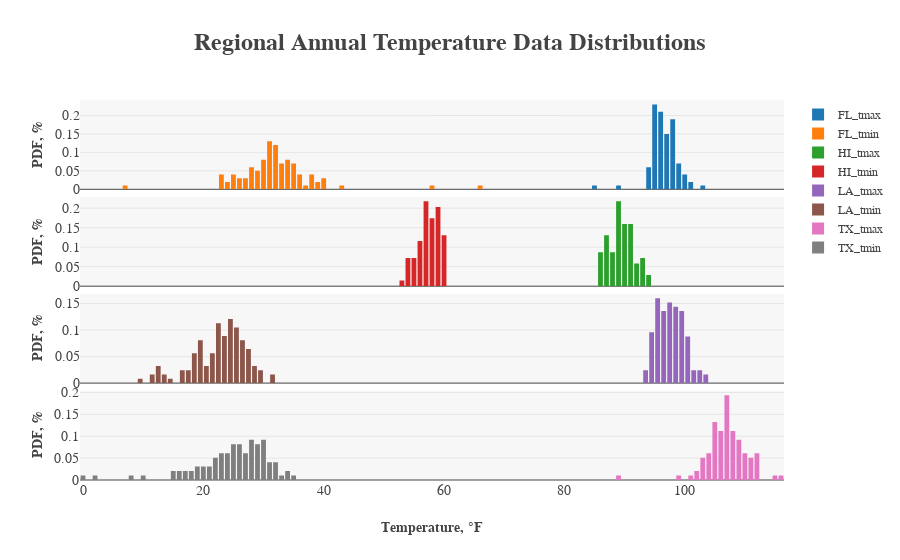

Notebook code for this chart:
### Markdown cell above
***
### Investigate the Distributions

### Code cell
# Inspect the temperature data distributions
print("FL_tmin mean={0:.1f}{4}F and standard deviation={1:.2f}{4}F and FL_tmax mean={2:.1f}{4}F and standard deviation={3:.2f}{4}F" \
      .format(np.mean(df_weather["TMIN"]["FL"]), np.std(df_weather["TMIN"]["FL"]), \
              np.mean(df_weather["TMAX"]["FL"]), np.std(df_weather["TMAX"]["FL"]), u'\xb0'))
print("HI_tmin mean={0:.1f}{4}F and standard deviation={1:.2f}{4}F and HI_tmax mean={2:.1f}{4}F and standard deviation={3:.2f}{4}F" \
      .format(np.mean(df_weather["TMIN"]["HI"]), np.std(df_weather["TMIN"]["HI"]), \
              np.mean(df_weather["TMAX"]["HI"]), np.std(df_weather["TMAX"]["HI"]), u'\xb0'))
print("LA_tmin mean={0:.1f}{4}F and standard deviation={1:.2f}{4}F and LA_tmax mean={2:.1f}{4}F and standard deviation={3:.2f}{4}F" \
      .format(np.mean(df_weather["TMIN"]["LA"]), np.std(df_weather["TMIN"]["LA"]), \
              np.mean(df_weather["TMAX"]["LA"]), np.std(df_weather["TMAX"]["LA"]), u'\xb0'))
print("TX_tmin mean={0:.1f}{4}F and standard deviation={1:.2f}{4}F and TX_tmax mean={2:.1f}{4}F and standard deviation={3:.2f}{4}F" \
      .format(np.mean(df_weather["TMIN"]["TX"]), np.std(df_weather["TMIN"]["TX"]), \
              np.mean(df_weather["TMAX"]["TX"]), np.std(df_weather["TMAX"]["TX"]), u'\xb0'))

trace0 = py.graph_objs.Histogram(name="FL_tmax", x=df_weather["TMAX"]["FL"], histnorm="probability")
trace1 = py.graph_objs.Histogram(name="FL_tmin", x=df_weather["TMIN"]["FL"], histnorm="probability")
trace2 = py.graph_objs.Histogram(name="HI_tmax", x=df_weather["TMAX"]["HI"], histnorm="probability")
trace3 = py.graph_objs.Histogram(name="HI_tmin", x=df_weather["TMIN"]["HI"], histnorm="probability")
trace4 = py.graph_objs.Histogram(name="LA_tmax", x=df_weather["TMAX"]["LA"], histnorm="probability")
trace5 = py.graph_objs.Histogram(name="LA_tmin", x=df_weather["TMIN"]["LA"], histnorm="probability")
trace6 = py.graph_objs.Histogram(name="TX_tmax", x=df_weather["TMAX"]["TX"], histnorm="probability")
trace7 = py.graph_objs.Histogram(name="TX_tmin", x=df_weather["TMIN"]["TX"], histnorm="probability")

print()
fig = py.tools.make_subplots(rows=4, cols=1, shared_xaxes=True, vertical_spacing=0.02)
fig.append_trace(trace0, 1, 1)
fig.append_trace(trace1, 1, 1)
fig.append_trace(trace2, 2, 1)
fig.append_trace(trace3, 2, 1)
fig.append_trace(trace4, 3, 1)
fig.append_trace(trace5, 3, 1)
fig.append_trace(trace6, 4, 1)
fig.append_trace(trace7, 4, 1)

fig["layout"].update(
    plot_bgcolor="rgb(247,247,247)",
    legend=dict(font=dict(family="serif", size=12)),
    height=1000,
    title="<b>Regional Annual Temperature Data Distributions</b>",
    titlefont=dict(family="serif", size=24),
    yaxis1=dict(title="<b>PDF, %</b>", titlefont=dict(family="serif", size=14), tickfont=dict(family="serif", size=14)),
    yaxis2=dict(title="<b>PDF, %</b>", titlefont=dict(family="serif", size=14), tickfont=dict(family="serif", size=14)),
    yaxis3=dict(title="<b>PDF, %</b>", titlefont=dict(family="serif", size=14), tickfont=dict(family="serif", size=14)),
    yaxis4=dict(title="<b>PDF, %</b>", titlefont=dict(family="serif", size=14), tickfont=dict(family="serif", size=14)),
    xaxis1=dict(title="<b>Temperature, {}F</b>".format(u'\xb0'), titlefont=dict(family="serif", size=14),tickfont=dict(family="serif", size=14)))

py.offline.iplot(fig)

### Figure 1 — Plotly figure (JSON) as saved in the notebook; plotly's stock layout.template omitted (floating-point values rounded to 4 significant figures)
{"data": [{"autobinx": true, "histnorm": "probability", "name": "FL_tmax", "type": "histogram", "uid": "b2e69b", "x": [null, null, null, null, null, null, null, null, null, null, null, null, null, null, null, null, null, null, null, null, null, null, null, null, null, null, 98, 95, 96, 85, 96, 96, 95, 95, 96, 101, 98, 98, 89, 99, 103, 97, 95, 98, 96, 95, 97, 95, 98, 95, 100, 96, 98, 99, 95, 94, 96, 95, 98, 98, 97, 98, 95, 95, 97, 95, 95, 94, 95, 95, 95, 98, 95, 94, 94, 97, 94, 97, 96, 96, 99, 98, 95, 98, 95, 97, 96, 97, 98, 100, 96, 97, 95, 101, 96, 100, 99, 99, 97, 96, 96, 96, 95, 96, 99, 97, 99, 98, 97, 96, 98, 94, 95, 98, 96, 96, 95, 100, 98, 98, 96, 96, 97, 98, 97, 97], "xaxis": "x", "xbins": {"end": 103.5, "size": 1, "start": 5.5}, "yaxis": "y"}, {"autobinx": false, "histnorm": "probability", "name": "FL_tmin", "type": "histogram", "uid": "264627", "x": [null, null, null, null, null, null, null, null, null, null, null, null, null, null, null, null, null, null, null, null, null, null, null, null, null, null, 58, 32, 25, 32, 31, 33, 31, 32, 31, 28, 25, 31, 66, 30, 31, 34, 23, 27, 32, 35, 34, 33, 23, 30, 35, 29, 30, 32, 38, 28, 32, 31, 31, 30, 34, 36, 33, 34, 28, 29, 29, 31, 30, 31, 24, 33, 28, 31, 31, 32, 27, 38, 31, 29, 33, 30, 36, 34, 32, 25, 30, 33, 26, 25, 23, 27, 35, 7, 28, 37, 35, 23, 39, 33, 36, 38, 39, 32, 29, 26, 43, 36, 32, 24, 34, 31, 35, 34, 34, 32, 30, 28, 26, 32, 35, 40, 35, 38, 40, 40], "xaxis": "x", "xbins": {"end": 103.5, "size": 1, "start": 5.5}, "yaxis": "y"}, {"autobinx": true, "histnorm": "probability", "name": "HI_tmax", "type": "histogram", "uid": "4cd02e", "x": [null, null, null, null, null, null, null, null, null, null, null, null, null, null, null, null, null, null, null, null, null, null, null, null, null, null, null, null, null, null, null, null, null, null, null, null, null, null, null, null, null, null, null, null, null, null, null, null, null, null, null, null, null, null, null, null, null, 86, 93, 92, 88, 86, 87, 86, 88, 88, 89, 89, 90, 91, 90, 89, 90, 91, 94, 91, 92, 90, 89, 91, 93, 89, 90, 88, 91, 91, 89, 91, 93, 90, 87, 87, 87, 90, 90, 90, 90, 87, 88, 91, 91, 88, 89, 89, 92, 92, 87, 89, 86, 87, 87, 91, 91, 89, 89, 89, 89, 89, 87, 86, 86, 94, 93, 93, 90, 89], "xaxis": "x", "xbins": {"end": 94.5, "size": 1, "start": 52.5}, "yaxis": "y2"}, {"autobinx": false, "histnorm": "probability", "name": "HI_tmin", "type": "histogram", "uid": "08f1f3", "x": [null, null, null, null, null, null, null, null, null, null, null, null, null, null, null, null, null, null, null, null, null, null, null, null, null, null, null, null, null, null, null, null, null, null, null, null, null, null, null, null, null, null, null, null, null, null, null, null, null, null, null, null, null, null, null, null, null, 56, 60, 56, 59, 57, 56, 56, 57, 57, 56, 59, 55, 55, 53, 57, 60, 55, 59, 55, 60, 54, 58, 54, 57, 58, 59, 57, 59, 55, 56, 57, 54, 57, 58, 54, 60, 57, 59, 56, 60, 58, 57, 58, 58, 57, 57, 54, 60, 59, 58, 59, 58, 57, 60, 60, 59, 59, 59, 57, 58, 56, 58, 59, 60, 58, 58, 59, 59, 57], "xaxis": "x", "xbins": {"end": 94.5, "size": 1, "start": 52.5}, "yaxis": "y2"}, {"autobinx": true, "histnorm": "probability", "name": "LA_tmax", "type": "histogram", "uid": "dda8d2", "x": [null, 96, 97, 101, 100, 100, 99, 97.5, 98, 103.5, 99, 95, 97, 95.5, 99.5, 97, 94.5, 99.5, 98, 99.5, 98.5, 96, 100, 102.5, 98, 98.5, 100.5, 99.5, 98, 101.5, 96.5, 94.5, 99.5, 100.5, 97.5, 99.5, 97, 97.5, 102.5, 98.5, 100, 98.5, 99, 99.5, 97.5, 96.5, 97.5, 99, 96, 97, 96, 100, 99, 98, 95.5, 98.5, 99.5, 96.5, 96, 101, 96.5, 97, 99.5, 95.5, 97, 97.5, 96.5, 94.5, 98.5, 93.5, 100, 95.67, 96, 95, 95, 95, 94.33, 98.67, 99, 95, 97, 95.67, 94.67, 94, 95, 96, 96.67, 96, 100.3, 98, 96, 95.67, 94, 96.33, 98.33, 94.67, 94.67, 95.33, 97.67, 94.33, 93.67, 96.33, 93, 98, 94.67, 95.33, 99, 97.67, 103.7, 95.33, 95.33, 94.67, 97, 97, 98, 102, 97, 100.5, 99.5, 100.5, 98.33, 95.5, 95, 98, 95.5, 95.5], "xaxis": "x", "xbins": {"end": 104, "size": 1, "start": 8}, "yaxis": "y3"}, {"autobinx": false, "histnorm": "probability", "name": "LA_tmin", "type": "histogram", "uid": "e6c8b6", "x": [null, 24, null, 22, 26, 19, 22, 12, 18, 19, 26, 23.5, 22.5, 17, 26.5, 28.5, 26.5, 25.5, 22, 18.5, 24, 28, 24, 22.5, 23.5, 16, 12, 19.5, 27, 31, 28.5, 27.5, 17, 22.5, 28.5, 23.5, 18.5, 21.5, 19.5, 29.5, 24.5, 19, 20.5, 20, 23, 24, 23, 29, 16, 24, 21, 23, 26.5, 24, 26.5, 24.5, 14.5, 22, 18.5, 13, 23.5, 27.5, 25.5, 24, 24.5, 21.5, 20.5, 24.5, 16.5, 24.5, 11.5, 13.67, 19.33, 21.5, 18.33, 27, 25.67, 22, 20.33, 25, 23.33, 22, 25.67, 23.5, 22.33, 18.67, 23, 19.33, 22, 18.33, 11.67, 12, 19.33, 12.67, 24.67, 26.33, 25, 9.667, 24.33, 26.67, 25.67, 26, 25.33, 25.67, 17.33, 24.67, 31.67, 23.67, 25, 22.67, 22.33, 22.33, 25.33, 27.33, 25.67, 26.5, 25, 27.5, 19.5, 21.5, 27, 27.5, 19, 21, 29, 21.5], "xaxis": "x", "xbins": {"end": 104, "size": 1, "start": 8}, "yaxis": "y3"}, {"autobinx": true, "histnorm": "probability", "name": "TX_tmax", "type": "histogram", "uid": "84f6ae", "x": [null, null, null, null, null, 101, null, null, 107, 103, 109, 107, 107, 107, 109, null, null, null, null, null, null, null, null, null, null, null, null, null, null, null, null, null, null, null, null, null, 106, 104, 105, 104, 108, 104, 107, 103, 109, 112, 103, 110, 107, 105, 111, 112, 108, 89, 112, 115, 112, 99, 108, 108, 106, 109, 110, 112, 107, 110, 111, 107, 109, 107, 110, 112, 108, 105, 107, 105, 102, 107, 106, 105, 106, 106, 108, 106, 103, 106, 106, 108, 109, 105, 107, 107, 108, 105, 107, 105, 105, 109, 104, 105, 108, 102, 107, 111, 110, 109, 116, 111, 111, 109, 106, 106, 103, 107, 105, 104, 106, 108, 104, 107, 107, 108, 105, 107, 105, 110], "xaxis": "x", "xbins": {"end": 116.5, "size": 1, "start": -0.5}, "yaxis": "y4"}, {"autobinx": false, "histnorm": "probability", "name": "TX_tmin", "type": "histogram", "uid": "b668b6", "x": [null, null, null, null, null, 23, null, null, 24, 26, 32, 26, 24, 16, 25, null, null, null, null, null, null, null, null, null, null, null, null, null, null, null, null, null, null, null, null, null, 27, 26, 19, 28, 23, 21, 29, 20, 28, 34, 30, 30, 24, 33, 26, 30, 32, 28, 30, 30, 27, 17, 25, 15, 31, 26, 31, 24, 27, 24, 25, 28, 27, 28, 10, 22, 23, 25, 19, 20, 23, 22, 22, 25, 25, 15, 25, 18, 22, 20, 18, 19, 29, 30, 27, 16, 29, 22, 28, 25, 29, 17, 28, 34, 28, 26, 29, 32, 23, 24, 8, 29, 30, 28, 26, 31, 23, 35, 30, 30, 29, 26, 21, 21, 31, 2, 0, 32, 29, 27], "xaxis": "x", "xbins": {"end": 116.5, "size": 1, "start": -0.5}, "yaxis": "y4"}], "layout": {"autosize": true, "legend": {"font": {"family": "serif", "size": 12}}, "plot_bgcolor": "rgb(247,247,247)", "title": "<b>Regional Annual Temperature Data Distributions</b>", "titlefont": {"family": "serif", "size": 24}, "xaxis": {"anchor": "y4", "autorange": true, "domain": [0, 1], "range": [-0.5, 116.5], "tickfont": {"family": "serif", "size": 14}, "title": "<b>Temperature, °F</b>", "titlefont": {"family": "serif", "size": 14}, "type": "linear"}, "yaxis": {"anchor": "free", "autorange": true, "domain": [0.765, 1.0], "position": 0, "range": [0, 0.2421], "tickfont": {"family": "serif", "size": 14}, "title": "<b>PDF, %</b>", "titlefont": {"family": "serif", "size": 14}}, "yaxis2": {"anchor": "free", "autorange": true, "domain": [0.51, 0.745], "position": 0, "range": [0, 0.2288], "tickfont": {"family": "serif", "size": 14}, "title": "<b>PDF, %</b>", "titlefont": {"family": "serif", "size": 14}}, "yaxis3": {"anchor": "free", "autorange": true, "domain": [0.255, 0.49], "position": 0, "range": [0, 0.1684], "tickfont": {"family": "serif", "size": 14}, "title": "<b>PDF, %</b>", "titlefont": {"family": "serif", "size": 14}}, "yaxis4": {"anchor": "x", "autorange": true, "domain": [0, 0.235], "range": [0, 0.2041], "tickfont": {"family": "serif", "size": 14}, "title": "<b>PDF, %</b>", "titlefont": {"family": "serif", "size": 14}}}}
